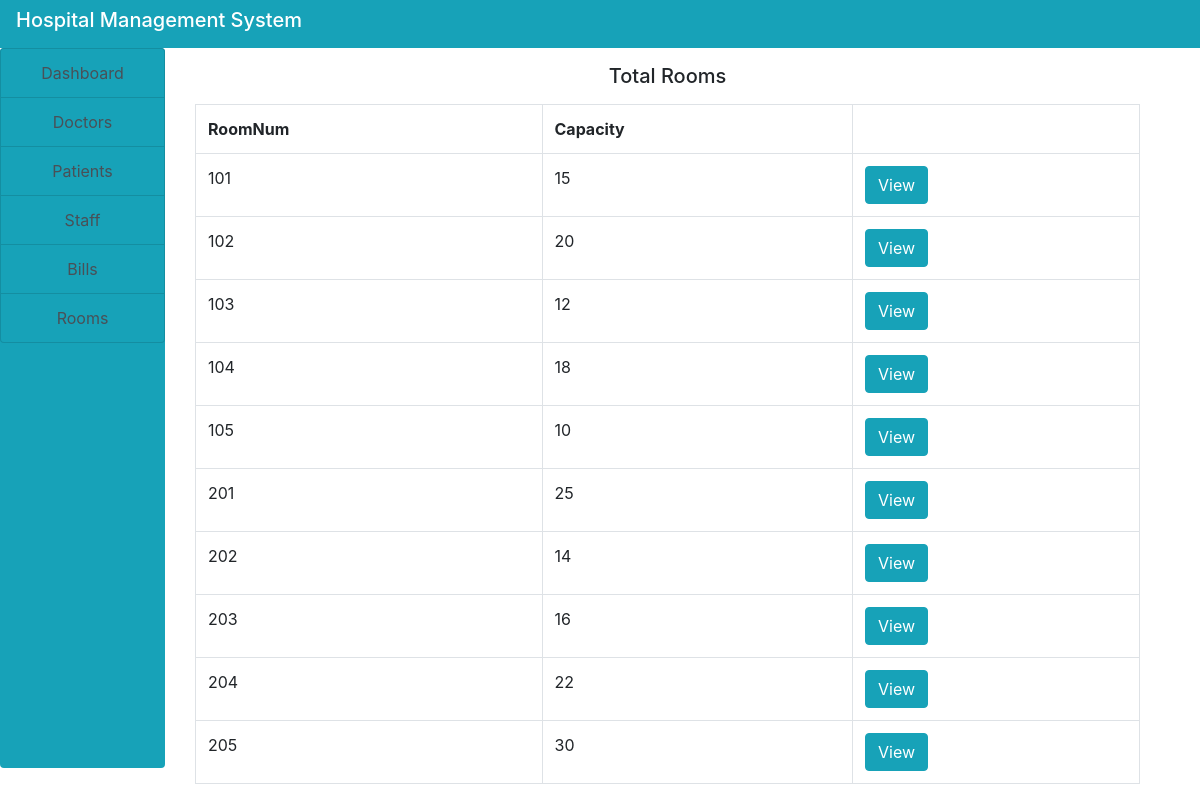
Screenshot of /admin/Rooms.php with the database file from the repository.
### tables this page shows
CREATE TABLE `rooms` (
  `RoomNum` int(11) NOT NULL,
  `Capacity` int(11) DEFAULT NULL
);

### admin/Rooms.php (the view, shortened to what this page needs)
<!DOCTYPE html>
<html>
<head>
</head>
<body>
<?php
   include("../include/header.php");
   include ("../include/connection.php");
?>
   <div class="container-fluid">
        <div class="col-md-12">
            <div class="row">
                  <div class="col-md-2 " style="margin-left: -30px">
                      <?php
                        include("sidenav.php");
                      ?>
                  </div>
                   <div class="col-md-10">
                       <h5 class="text-center my-3">Total Rooms</h5>
                       <?php
                          $query = "SELECT * FROM rooms";
                          $res = mysqli_query($con,$query);
                          $output = "";
                          $output .="
                              <table class='table table-bordered'>
                                 <tr>
                                   <th>RoomNum</th>
                                   <th>Capacity</th>
                                 </tr>
                          ";
                          while ($row = mysqli_fetch_array($res)){
                              $output .="
                                 <tr>
                                     <td>".$row['RoomNum']."</td>
                                     <td>".$row['Capacity']."</td>
                                     <td>
                                     <a href='view2.php?id=".$row['RoomNum']."'>
                                     <button class='btn btn-info'>View</button>
                                     </a>
                                 </td>
                                 </tr>
                              ";
                          }
                          $output .="
                             </table>
                          ";
                          echo $output;
                       ?>
                   </div>
            </div>
        </div>
   </div>
</body>
</html>

### include/header.php (shortened to what this page needs)
<!DOCTYPE html>
<html lang="en">
<head>
    <link rel="stylesheet" type="text/css" href="https://stackpath.bootstrapcdn.com/bootstrap/4.5.2/css/bootstrap.min.css">
    <link rel="stylesheet" href="https://cdnjs.cloudflare.com/ajax/libs/font-awesome/5.15.3/css/all.min.css" />
    <link rel="stylesheet" href="">
</head>
<body >
     <nav class="navbar navbar-expand-lg navbar-info bg-info">
         <h5 class="text-white">Hospital Management System</h5>
     </nav>
</body>
</html>

### admin/sidenav.php (shortened to what this page needs)
<!DOCTYPE html>
<html lang="en">
<head>
</head>
<body>
<div class="list-group bg-info" style="height: 90vh">
    <a href="index.php" class="list-group-item list-group-item-action bg-info text-center">Dashboard</a>
    <a href="doctor.php" class="list-group-item list-group-item-action bg-info text-center">Doctors</a>
    <a href="patient.php" class="list-group-item list-group-item-action bg-info text-center">Patients</a>
    <a href="Staff.php" class="list-group-item list-group-item-action bg-info text-center">Staff</a>
    <a href="Bills.php" class="list-group-item list-group-item-action bg-info text-center">Bills</a>
    <a href="Rooms.php" class="list-group-item list-group-item-action bg-info text-center">Rooms</a>
</div>
</body>
</html>

### rows the page displays
rooms: RoomNum "101", Capacity "15"
rooms: RoomNum "102", Capacity "20"
rooms: RoomNum "103", Capacity "12"
rooms: RoomNum "104", Capacity "18"
rooms: RoomNum "105", Capacity "10"
rooms: RoomNum "201", Capacity "25"
rooms: RoomNum "202", Capacity "14"
rooms: RoomNum "203", Capacity "16"
rooms: RoomNum "204", Capacity "22"
rooms: RoomNum "205", Capacity "30"
